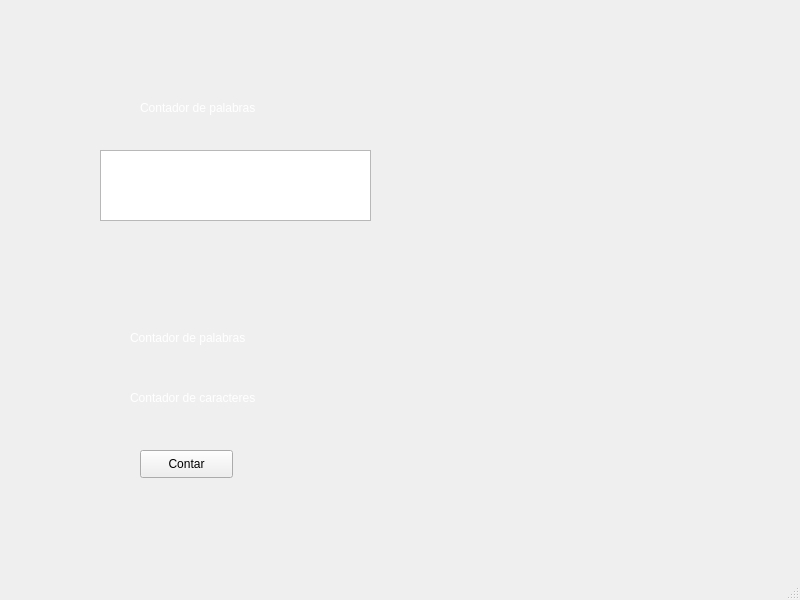
<?xml version="1.0" encoding="UTF-8"?>
<ui version="4.0">
 <class>MainWindow</class>
 <widget class="QMainWindow" name="MainWindow">
  <property name="geometry">
   <rect>
    <x>0</x>
    <y>0</y>
    <width>800</width>
    <height>600</height>
   </rect>
  </property>
  <property name="windowTitle">
   <string>MainWindow</string>
  </property>
  <widget class="QWidget" name="centralwidget">
   <widget class="QLabel" name="label">
    <property name="geometry">
     <rect>
      <x>0</x>
      <y>0</y>
      <width>801</width>
      <height>501</height>
     </rect>
    </property>
    <property name="text">
     <string/>
    </property>
    <property name="pixmap">
     <pixmap>../../../../Pictures/Camera Roll/fondo.jpg</pixmap>
    </property>
    <property name="scaledContents">
     <bool>true</bool>
    </property>
   </widget>
   <widget class="QLabel" name="label_2">
    <property name="geometry">
     <rect>
      <x>140</x>
      <y>100</y>
      <width>191</width>
      <height>16</height>
     </rect>
    </property>
    <property name="styleSheet">
     <string notr="true">color: rgb(255, 255, 255);</string>
    </property>
    <property name="text">
     <string>Contador de palabras</string>
    </property>
   </widget>
   <widget class="QTextEdit" name="teContador">
    <property name="geometry">
     <rect>
      <x>100</x>
      <y>150</y>
      <width>271</width>
      <height>71</height>
     </rect>
    </property>
   </widget>
   <widget class="QLabel" name="label_3">
    <property name="geometry">
     <rect>
      <x>130</x>
      <y>330</y>
      <width>141</width>
      <height>16</height>
     </rect>
    </property>
    <property name="styleSheet">
     <string notr="true">color: rgb(255, 255, 255);</string>
    </property>
    <property name="text">
     <string>Contador de palabras</string>
    </property>
   </widget>
   <widget class="QLabel" name="label_4">
    <property name="geometry">
     <rect>
      <x>130</x>
      <y>390</y>
      <width>181</width>
      <height>16</height>
     </rect>
    </property>
    <property name="styleSheet">
     <string notr="true">color: rgb(255, 255, 255);
border-color: rgb(0, 0, 0);</string>
    </property>
    <property name="text">
     <string>Contador de caracteres</string>
    </property>
   </widget>
   <widget class="QPushButton" name="btContar">
    <property name="geometry">
     <rect>
      <x>140</x>
      <y>450</y>
      <width>93</width>
      <height>28</height>
     </rect>
    </property>
    <property name="text">
     <string>Contar</string>
    </property>
   </widget>
  </widget>
  <widget class="QMenuBar" name="menubar">
   <property name="geometry">
    <rect>
     <x>0</x>
     <y>0</y>
     <width>800</width>
     <height>26</height>
    </rect>
   </property>
  </widget>
  <widget class="QStatusBar" name="statusbar"/>
 </widget>
 <resources/>
 <connections/>
</ui>
